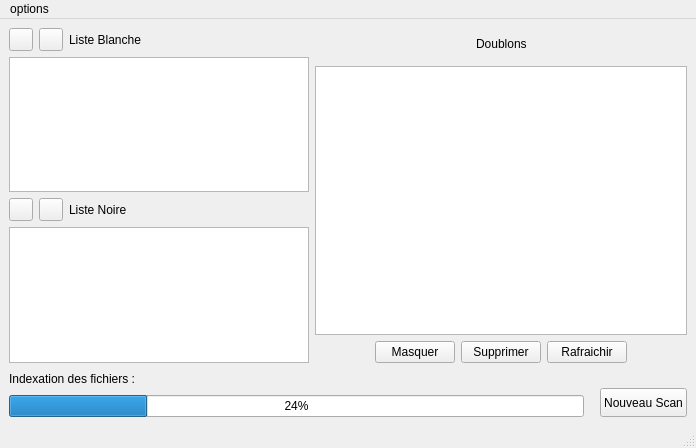
<?xml version="1.0" encoding="UTF-8"?>
<ui version="4.0">
 <class>MainWindow</class>
 <widget class="QMainWindow" name="MainWindow">
  <property name="geometry">
   <rect>
    <x>0</x>
    <y>0</y>
    <width>696</width>
    <height>448</height>
   </rect>
  </property>
  <property name="windowTitle">
   <string>FSCLEAN - le programme de votre vie!</string>
  </property>
  <widget class="QWidget" name="centralwidget">
   <layout class="QGridLayout" name="gridLayout">
    <item row="0" column="0">
     <layout class="QVBoxLayout" name="verticalLayout_4">
      <item>
       <layout class="QHBoxLayout" name="PartieHaute">
        <item>
         <layout class="QVBoxLayout" name="ColoneListes">
          <item>
           <layout class="QHBoxLayout" name="horizontalLayout_2">
            <item>
             <layout class="QHBoxLayout" name="horizontalLayout">
              <item>
               <widget class="QToolButton" name="WLplusButton">
                <property name="text">
                 <string/>
                </property>
                <property name="icon">
                 <iconset>
                  <normaloff>plus icon.png</normaloff>plus icon.png</iconset>
                </property>
               </widget>
              </item>
              <item>
               <widget class="QToolButton" name="lessWLButton">
                <property name="cursor">
                 <cursorShape>PointingHandCursor</cursorShape>
                </property>
                <property name="text">
                 <string/>
                </property>
                <property name="icon">
                 <iconset>
                  <normaloff>less icon.png</normaloff>less icon.png</iconset>
                </property>
               </widget>
              </item>
             </layout>
            </item>
            <item>
             <widget class="QLabel" name="labellisteblanche">
              <property name="text">
               <string>Liste Blanche</string>
              </property>
             </widget>
            </item>
           </layout>
          </item>
          <item>
           <widget class="QListWidget" name="listwhiteList">
            <property name="minimumSize">
             <size>
              <width>100</width>
              <height>0</height>
             </size>
            </property>
            <property name="maximumSize">
             <size>
              <width>300</width>
              <height>16777215</height>
             </size>
            </property>
           </widget>
          </item>
          <item>
           <layout class="QHBoxLayout" name="horizontalLayout_4">
            <item>
             <layout class="QHBoxLayout" name="horizontalLayout_3">
              <item>
               <widget class="QToolButton" name="plusBLButton">
                <property name="cursor">
                 <cursorShape>PointingHandCursor</cursorShape>
                </property>
                <property name="text">
                 <string/>
                </property>
                <property name="icon">
                 <iconset>
                  <normaloff>plus icon.png</normaloff>plus icon.png</iconset>
                </property>
               </widget>
              </item>
              <item>
               <widget class="QToolButton" name="lessBLButton">
                <property name="text">
                 <string/>
                </property>
                <property name="icon">
                 <iconset>
                  <normaloff>less icon.png</normaloff>less icon.png</iconset>
                </property>
               </widget>
              </item>
             </layout>
            </item>
            <item>
             <widget class="QLabel" name="labellistenoire">
              <property name="text">
               <string>Liste Noire</string>
              </property>
             </widget>
            </item>
           </layout>
          </item>
          <item>
           <widget class="QListWidget" name="listblackList">
            <property name="maximumSize">
             <size>
              <width>300</width>
              <height>16777215</height>
             </size>
            </property>
           </widget>
          </item>
         </layout>
        </item>
        <item>
         <layout class="QVBoxLayout" name="ColoneDoublons">
          <item>
           <layout class="QHBoxLayout" name="horizontalLayout_7">
            <item>
             <spacer name="horizontalSpacer">
              <property name="orientation">
               <enum>Qt::Horizontal</enum>
              </property>
              <property name="sizeHint" stdset="0">
               <size>
                <width>40</width>
                <height>20</height>
               </size>
              </property>
             </spacer>
            </item>
            <item>
             <widget class="QLabel" name="labeldoublons">
              <property name="minimumSize">
               <size>
                <width>0</width>
                <height>32</height>
               </size>
              </property>
              <property name="maximumSize">
               <size>
                <width>16777215</width>
                <height>34</height>
               </size>
              </property>
              <property name="text">
               <string>Doublons</string>
              </property>
             </widget>
            </item>
            <item>
             <spacer name="horizontalSpacer_2">
              <property name="orientation">
               <enum>Qt::Horizontal</enum>
              </property>
              <property name="sizeHint" stdset="0">
               <size>
                <width>40</width>
                <height>20</height>
               </size>
              </property>
             </spacer>
            </item>
           </layout>
          </item>
          <item>
           <widget class="QTableView" name="TableAffichageDoublons"/>
          </item>
          <item>
           <layout class="QHBoxLayout" name="horizontalLayout_6">
            <item>
             <spacer name="horizontalSpacer_3">
              <property name="orientation">
               <enum>Qt::Horizontal</enum>
              </property>
              <property name="sizeHint" stdset="0">
               <size>
                <width>40</width>
                <height>20</height>
               </size>
              </property>
             </spacer>
            </item>
            <item>
             <layout class="QHBoxLayout" name="horizontalLayout_5">
              <item>
               <widget class="QPushButton" name="Buttonmasquer">
                <property name="cursor">
                 <cursorShape>PointingHandCursor</cursorShape>
                </property>
                <property name="text">
                 <string>Masquer</string>
                </property>
               </widget>
              </item>
              <item>
               <widget class="QPushButton" name="Buttonsupprimer">
                <property name="cursor">
                 <cursorShape>PointingHandCursor</cursorShape>
                </property>
                <property name="text">
                 <string>Supprimer</string>
                </property>
               </widget>
              </item>
              <item>
               <widget class="QPushButton" name="Buttonrafraichir">
                <property name="cursor">
                 <cursorShape>PointingHandCursor</cursorShape>
                </property>
                <property name="text">
                 <string>Rafraichir</string>
                </property>
                <property name="icon">
                 <iconset>
                  <normaloff>Refresh Icon.jpg</normaloff>Refresh Icon.jpg</iconset>
                </property>
               </widget>
              </item>
             </layout>
            </item>
            <item>
             <spacer name="horizontalSpacer_4">
              <property name="orientation">
               <enum>Qt::Horizontal</enum>
              </property>
              <property name="sizeHint" stdset="0">
               <size>
                <width>40</width>
                <height>20</height>
               </size>
              </property>
             </spacer>
            </item>
           </layout>
          </item>
         </layout>
        </item>
       </layout>
      </item>
      <item>
       <layout class="QHBoxLayout" name="Ligneprogress">
        <item>
         <layout class="QVBoxLayout" name="verticalLayout_3">
          <item>
           <layout class="QHBoxLayout" name="horizontalLayout_8">
            <item>
             <widget class="QLabel" name="labelprogressbar">
              <property name="text">
               <string>Indexation des fichiers : </string>
              </property>
             </widget>
            </item>
            <item>
             <spacer name="horizontalSpacer_6">
              <property name="orientation">
               <enum>Qt::Horizontal</enum>
              </property>
              <property name="sizeHint" stdset="0">
               <size>
                <width>40</width>
                <height>20</height>
               </size>
              </property>
             </spacer>
            </item>
           </layout>
          </item>
          <item>
           <widget class="QProgressBar" name="progressBar">
            <property name="value">
             <number>24</number>
            </property>
           </widget>
          </item>
         </layout>
        </item>
        <item>
         <spacer name="horizontalSpacer_8">
          <property name="orientation">
           <enum>Qt::Horizontal</enum>
          </property>
          <property name="sizeType">
           <enum>QSizePolicy::Fixed</enum>
          </property>
          <property name="sizeHint" stdset="0">
           <size>
            <width>10</width>
            <height>20</height>
           </size>
          </property>
         </spacer>
        </item>
        <item alignment="Qt::AlignBottom">
         <widget class="QPushButton" name="scanButton">
          <property name="minimumSize">
           <size>
            <width>0</width>
            <height>29</height>
           </size>
          </property>
          <property name="maximumSize">
           <size>
            <width>16777215</width>
            <height>29</height>
           </size>
          </property>
          <property name="text">
           <string>Nouveau Scan</string>
          </property>
         </widget>
        </item>
       </layout>
      </item>
     </layout>
    </item>
   </layout>
  </widget>
  <widget class="QMenuBar" name="menubar">
   <property name="geometry">
    <rect>
     <x>0</x>
     <y>0</y>
     <width>696</width>
     <height>25</height>
    </rect>
   </property>
   <widget class="QMenu" name="menuOptions">
    <property name="title">
     <string>options</string>
    </property>
    <addaction name="actionReinitialiser_param_defaut"/>
    <addaction name="actionA_propos"/>
   </widget>
   <addaction name="menuOptions"/>
  </widget>
  <widget class="QStatusBar" name="statusbar"/>
  <action name="actionReinitialiser_param_defaut">
   <property name="text">
    <string>reinitialiser param defaut</string>
   </property>
  </action>
  <action name="actionA_propos">
   <property name="text">
    <string>a propos</string>
   </property>
  </action>
 </widget>
 <resources/>
 <connections/>
</ui>
